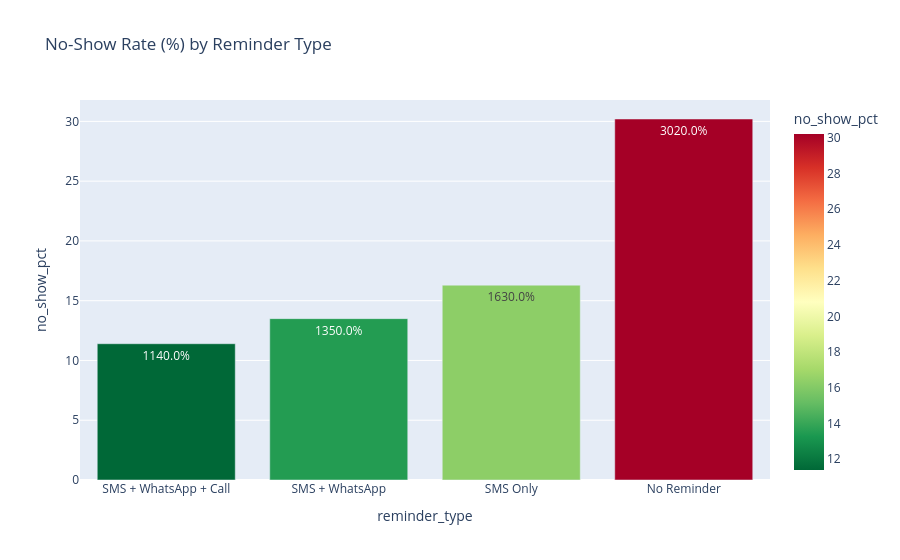

Notebook code cell kept with this figure:
### Code cell
# A. Reminder Type vs No-Show
reminder_noshow = historical_df.groupby('reminder_type')['no_show_flag'].mean().reset_index()
reminder_noshow['no_show_pct'] = (reminder_noshow['no_show_flag'] * 100).round(1)
reminder_noshow = reminder_noshow.sort_values('no_show_pct')

fig7 = px.bar(reminder_noshow, x='reminder_type', y='no_show_pct', text_auto='.1%',
              title='No-Show Rate (%) by Reminder Type', color='no_show_pct', color_continuous_scale='RdYlGn_r')
fig7.show()

### Figure 1 — Plotly figure (JSON) as saved in the notebook; plotly's stock layout.template omitted (floating-point values rounded to 4 significant figures)
{"data": [{"hovertemplate": "reminder_type=%{x}<br>no_show_pct=%{marker.color}<extra></extra>", "legendgroup": "", "marker": {"color": [11.4, 13.5, 16.3, 30.2], "coloraxis": "coloraxis", "pattern": {"shape": ""}}, "name": "", "orientation": "v", "showlegend": false, "textposition": "auto", "texttemplate": "%{y:.1%}", "type": "bar", "x": ["SMS + WhatsApp + Call", "SMS + WhatsApp", "SMS Only", "No Reminder"], "xaxis": "x", "y": [11.4, 13.5, 16.3, 30.2], "yaxis": "y"}], "layout": {"barmode": "relative", "coloraxis": {"autocolorscale": false, "colorbar": {"title": {"text": "no_show_pct"}}, "colorscale": [[0, "rgb(0,104,55)"], [0.1, "rgb(26,152,80)"], [0.2, "rgb(102,189,99)"], [0.3, "rgb(166,217,106)"], [0.4, "rgb(217,239,139)"], [0.5, "rgb(255,255,191)"], [0.6, "rgb(254,224,139)"], [0.7, "rgb(253,174,97)"], [0.8, "rgb(244,109,67)"], [0.9, "rgb(215,48,39)"], [1, "rgb(165,0,38)"]]}, "legend": {"tracegroupgap": 0}, "title": {"text": "No-Show Rate (%) by Reminder Type"}, "xaxis": {"anchor": "y", "domain": [0, 1], "title": {"text": "reminder_type"}}, "yaxis": {"anchor": "x", "domain": [0, 1], "title": {"text": "no_show_pct"}}}}
